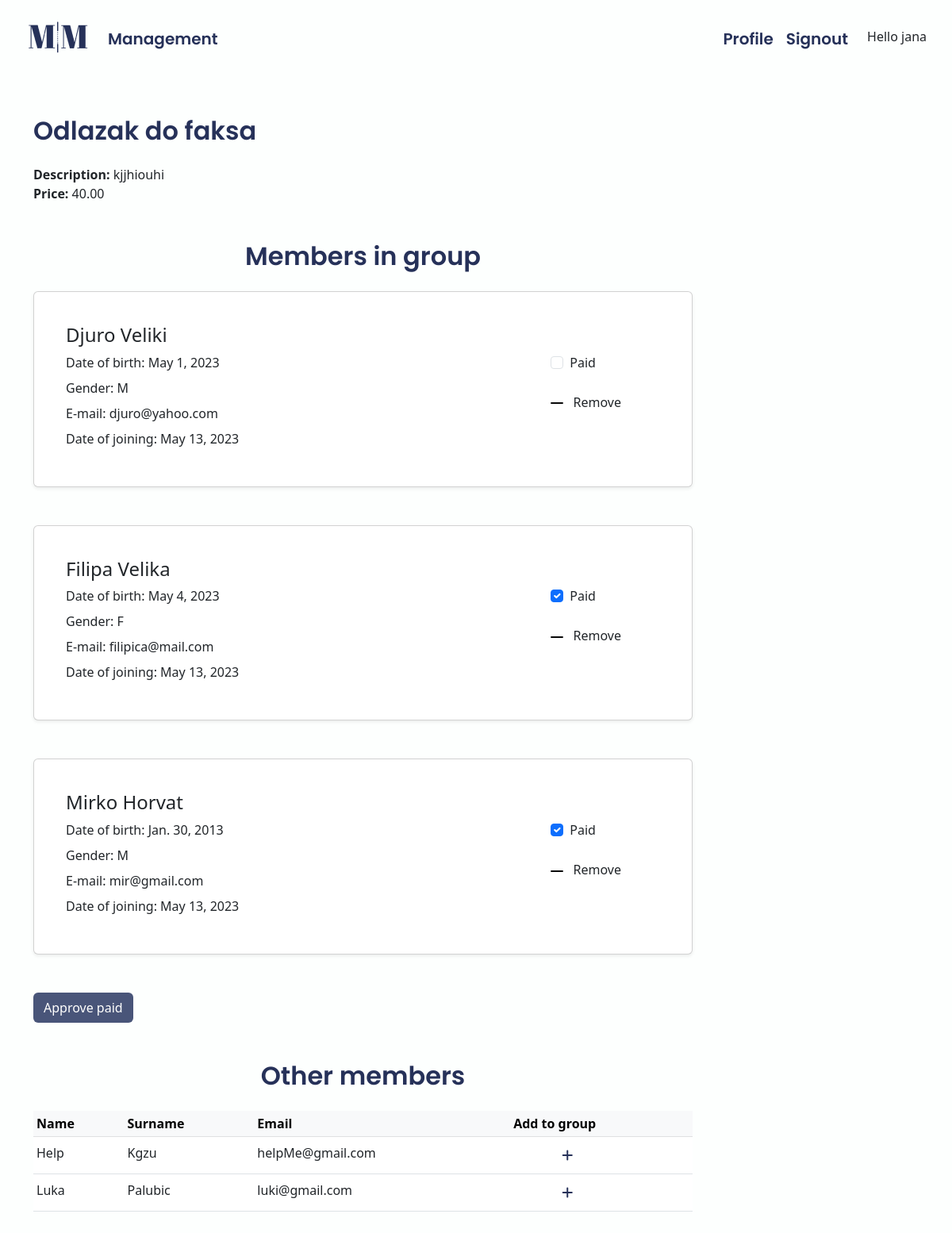
The page /app/management/group/1 (signed in) on the database as committed earlier.
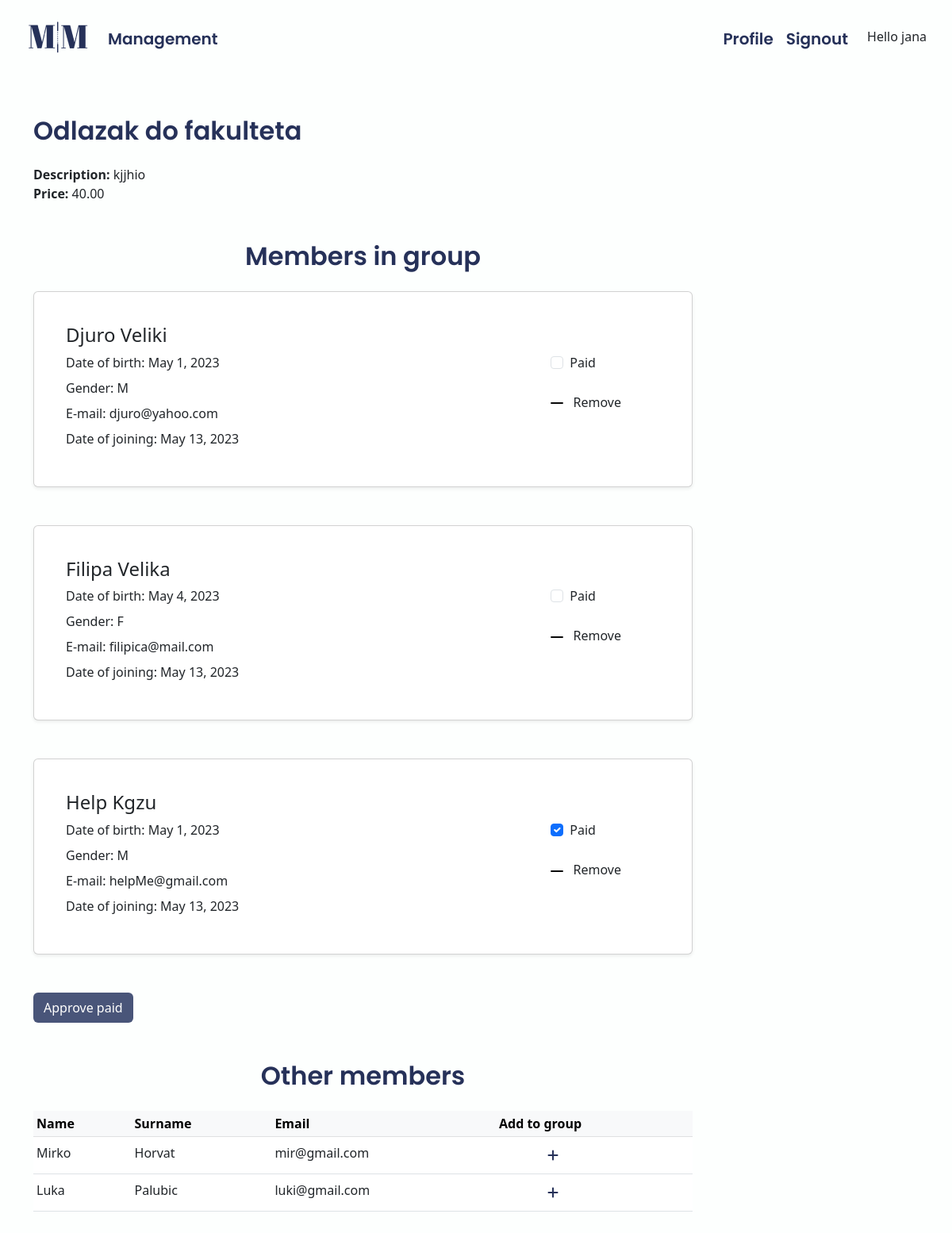
The same page on the database as committed later.
### app/models.py (models this page shows, shortened)
class Group(models.Model):
    owner = models.ForeignKey(User, on_delete=models.CASCADE)
    name = models.CharField(max_length=50)
    price = models.DecimalField(max_digits=8, decimal_places=2)
    description = models.TextField(max_length=300, default=None)
    paid = models.BooleanField(default=False)

class MembersInGroup(models.Model):
    member = models.ForeignKey(Member, on_delete=models.CASCADE)
    group = models.ForeignKey(Group, on_delete=models.CASCADE)
    is_paid = models.BooleanField(default=False)

class Member(models.Model):
    owner = models.ForeignKey(User, on_delete=models.CASCADE)  # get_user_model()
    name = models.CharField(blank=False, max_length=40)
    surname = models.CharField(blank=False, max_length=50)
    date_of_birth = models.DateField(default=datetime.date.today)  # ovo
    gender = models.CharField(
        max_length=1,
        choices=Gender.choices,
        default=Gender.male,
    )
    email = models.EmailField(max_length=100, unique=True)
    date_joined = models.DateField(default=datetime.date.today)

### app/views.py (the view, shortened to what this page needs)
# urls.py: path("management/group/<int:group_id>", views.group_details, name="group_details"),
@login_required()
def group_details(request, group_id):
    user = request.user
    group = Group.objects.get(pk=group_id)
    members_in_group = MembersInGroup.objects.all().filter(Q(group=group))
    other_members = Member.objects.all()
    members_not_in_group = other_members.exclude(
        id__in=members_in_group.values("member__id")
    )
    context = {
        "user": user,
        "group": group,
        "members_in_group": members_in_group,
        "members_not_in_group": members_not_in_group,
    }
    return render(request, "app/group_details.html", context)

### app/templates/app/group_details.html (shortened to what this page needs)
{% extends 'app/base.html' %}
{% block content %}
    <div class="row">
        <div class="col-12 col-md-9 mb-5">
            <h2 class="mb-4">{{ group.name }}</h2>
            <div><b>Description:</b> {{ group.description }}</div>
            <div><b>Price:</b> {{ group.price }}</div>
            <h2 class="text-center mt-5 mb-4">Members in group</h2>
            <form action=""method="POST">
                {% for member in members_in_group %}
                    {% include 'includes/member_card.html' with member=member %}
                {% endfor %}
            <button class="btn custom-btn" type="submit">Approve paid</button>
            <h2 class="text-center mt-5 mb-4">Other members</h2>
            <table class="table table-sm">
                <thead class="table-light">
                    <tr>
                        <th scope="col">Name</th>
                        <th scope="col">Surname</th>
                        <th scope="col">Email</th>
                        <th scope="col">Add to group</th>
                      </tr>
                </thead>
                <tbody>
                    {% for member in members_not_in_group %}
                    <tr>
                        <td class="pt-2">{{ member.name }}</td>
                        <td class="pt-2">{{ member.surname }}</td>
                        <td class="pt-2">{{ member.email }}</td>
                        <td>
                            <button type="button" class="btn" href="{% url 'app:view_member' member.id %}" data-bs-toggle="modal" data-bs-target="#addToGroupModal{{member.id}}">
                                <i class="fa-solid fa-plus ms-5" style="color: #263159;"></i>
                            </button>
                        </td>
                    </tr>
                    {% endfor %}
                </tbody>
                </table>
          <br>
          <br>
        </div>
    </div>
{% endblock content %}

### app/templates/includes/member_card.html (shortened to what this page needs)
{% load static %}
<div class="card my-4 shadow-sm p-3 mb-5  rounded">
    <div class="card-body m-2">
      <div class="row">
        <h4 class="card-title">{{ member.member.name }} {{ member.member.surname }}</h4>
      </div>
      <div class="row">
      <div class="col-8">
        <div class="card-text mb-2">Date of birth: {{ member.member.date_of_birth }}</div>
        <div class="card-text mb-2">Gender: {{ member.member.gender }}</div>
        <div class="card-text mb-2">E-mail: {{ member.member.email }}</div>
        <div class="card-text mb-2">Date of joining: {{ member.member.date_joined }}</div>
      </div>
      <div class="col-4">
        <div class="row mb-3 ms-5">
          {% if member.is_paid %}
            <div class="form-check col-8 ms-5">
              <input class="form-check-input" type="checkbox" checked="checked" value={{member.id}} name="boxes">
              <span>Paid</span>
            </div>
          {% else %}
            <div class="form-check col-8 ms-5">
              <input class="form-check-input" type="checkbox" value={{member.id}} name="boxes">
              <span>Paid</span>
            </div>
          {% endif %}
        </div>
        <div class="ms-5 mt-4">
          <a class="minus-icon ms-5 me-2" href="{% url 'app:view_member' member.member.id %}" data-bs-toggle="modal" data-bs-target="#removeFromGroupModal{{member.member.id}}"><img class="minus" src="{% static 'app/images/minus.png' %}" alt="Minus"></a>
          <span>Remove</span>
        </div>
      </div>
      </div>
    </div>
  </div>

Rows that differ between the two databases and show on the page:
removed MembersInGroup: member.name "Mirko", member.surname "Horvat", member.date_of_birth "Jan. 30, 2013", member.gender "M", member.email "mir@gmail.com", member.date_joined "May 13, 2023"
no longer on this page (row unchanged): Member: name "Help", surname "Kgzu", email "helpMe@gmail.com"
changed Group: name "Odlazak do faksa" → "Odlazak do fakulteta"; description "kjjhiouhi" → "kjjhio"
changed MembersInGroup "Filipa": is_paid True → False (drawn); boxes "☑" → "☐"
added MembersInGroup: member.name "Help", member.surname "Kgzu", member.date_of_birth "May 1, 2023", member.gender "M", member.email "helpMe@gmail.com", member.date_joined "May 13, 2023"
now on this page (row unchanged): Member: name "Mirko", surname "Horvat", email "mir@gmail.com"
